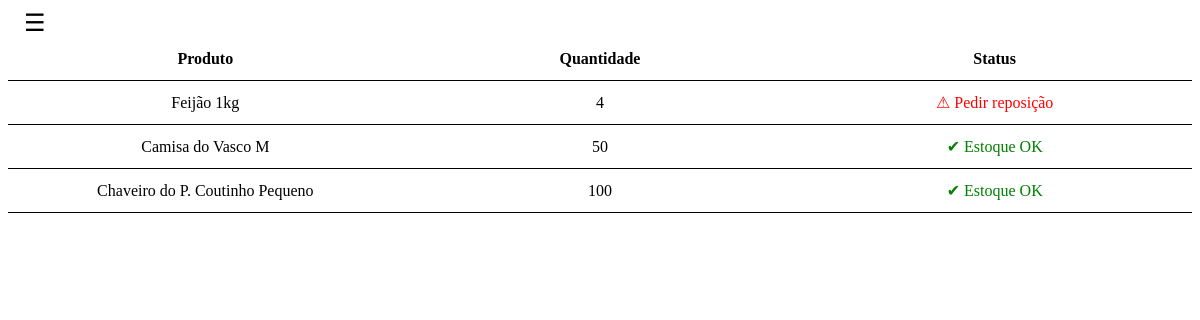
Page /estoque on the earlier database version.
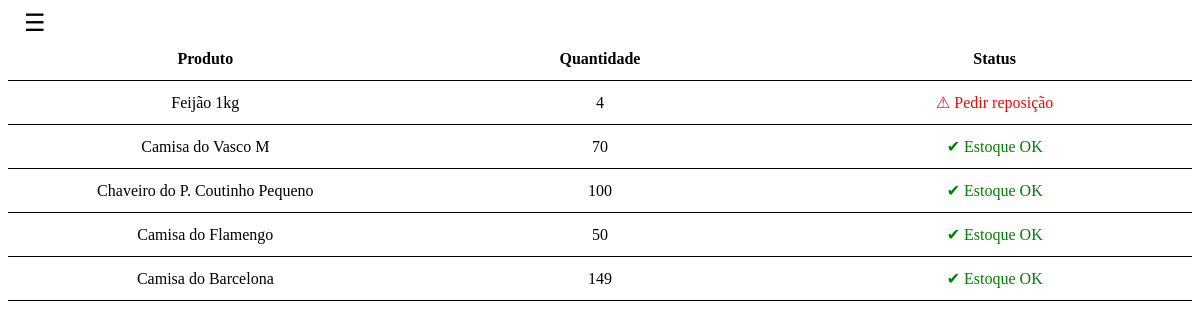
Same page on the later database version.
### tables this page shows
CREATE TABLE produtos (
    id INTEGER PRIMARY KEY AUTOINCREMENT,
    nome TEXT NOT NULL,
    codigo TEXT UNIQUE NOT NULL,
    categoria TEXT,
    quantidade INTEGER NOT NULL DEFAULT 0,
    estoque_minimo INTEGER NOT NULL,
    preco_custo REAL,
    preco_venda REAL
);

### app.py (the view)
@app.route("/estoque")
def estoque():
    conn = sqlite3.connect("estoque.db")
    cursor = conn.cursor()
    cursor.execute("SELECT id, nome, quantidade, estoque_minimo FROM produtos")
    produtos = cursor.fetchall()
    conn.close()
    return render_template("estoque.html", produtos=produtos)

### templates/estoque.html (shortened to what this page needs)
<link rel="stylesheet" href="{{ url_for('static', filename='estoque.css') }}">
<body>
  <div class="navbar">
    <button onclick="menu.hidden^=1"> ☰ </button>
  </div>
</body>
<table>
  <tr>
    <th>Produto</th>
    <th>Quantidade</th>
    <th>Status</th>
  </tr>
  {% for p in produtos %}
  <tr>
    <td>{{ p[1] }}</td>
    <td>{{ p[2] }}</td>
    {% if p[2] <= p[3] %} <td style="color:red;">⚠ Pedir reposição</td>
      {% else %}
      <td style="color:green;">✔ Estoque OK</td>
      {% endif %}
  </tr>
  {% endfor %}
</table>

Differences in the rows shown:
changed produtos "Camisa do Vasco M": quantidade "50" → "70"
added produtos: nome "Camisa do Flamengo", quantidade "50", estoque_minimo "✔ Estoque OK"
added produtos: nome "Camisa do Barcelona", quantidade "149", estoque_minimo "✔ Estoque OK"
